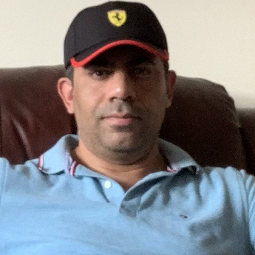
%> input picture KV260/simulation_results/images/read/255_255/255_255.bmp, 255 x 255 px
$ octave m255_255.m   (GNU Octave 9; MATLAB toolbox functions it lacks are replaced by stand-ins)
%> lines starting %> are read from the running program, lines starting %| are printed output that depends on the picture
RGB = imread('255_255.bmp');
%> RGB is the input picture: size 255x255x3 uint8; mean R, G, B 127.4, 127.9, 131.7
HSV = rgb2hsv(RGB)
%> HSV: size 255x255x3 double; mean H, S, V 0.278, 0.346, 0.589
H=HSV(:,:,1);
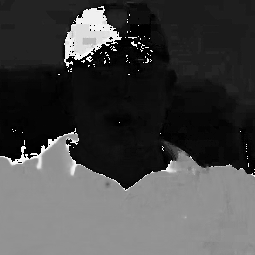
%> H: size 255x255 double; min 0, max 0.999, mean 0.278
S=HSV(:,:,2);
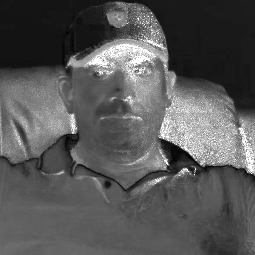
%> S: size 255x255 double; min 0, max 1, mean 0.346
V=HSV(:,:,3);
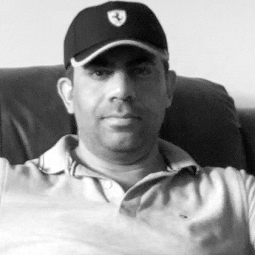
%> V: size 255x255 double; min 0.00784, max 1, mean 0.589
ax1 = subplot(2,2,1);
imshow(HSV)
ax2 = subplot(2,2,2);
imshow(H)

ax3 = subplot(2,2,3);
imshow(S)

ax4 = subplot(2,2,4);
imshow(V)

$ run again, with KV260/simulation_results/images/read/255_255/1012_606.bmp copied over KV260/simulation_results/images/read/255_255/255_255.bmp
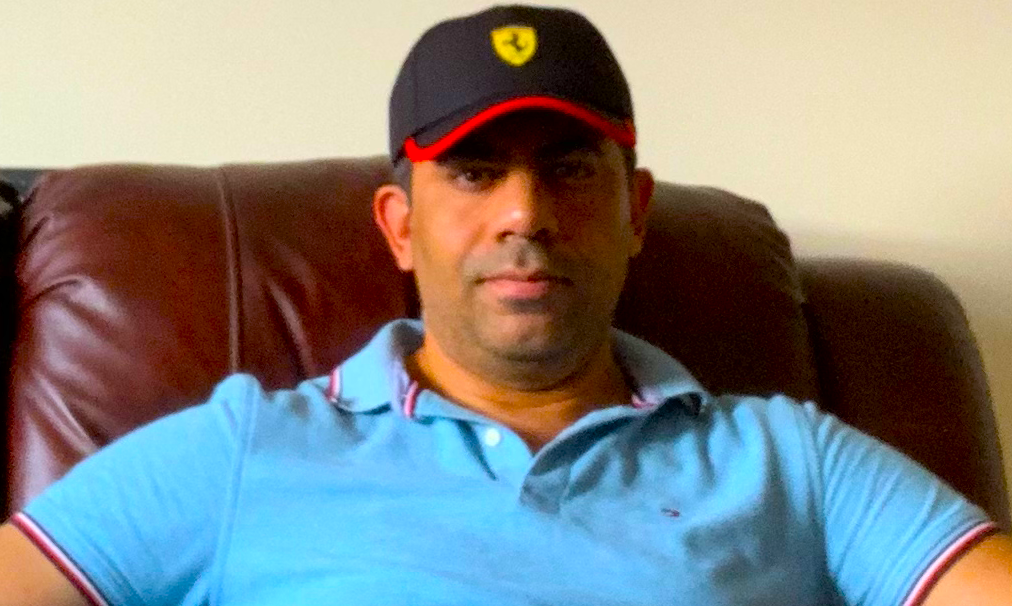
%> input picture KV260/simulation_results/images/read/255_255/1012_606.bmp, 1012 x 606 px
%> RGB is the input picture: size 606x1012x3 uint8; mean R, G, B 132.9, 133.4, 129.6
%> HSV: size 606x1012x3 double; mean H, S, V 0.26, 0.543, 0.664
%> `S=HSV(:,:,2);`:
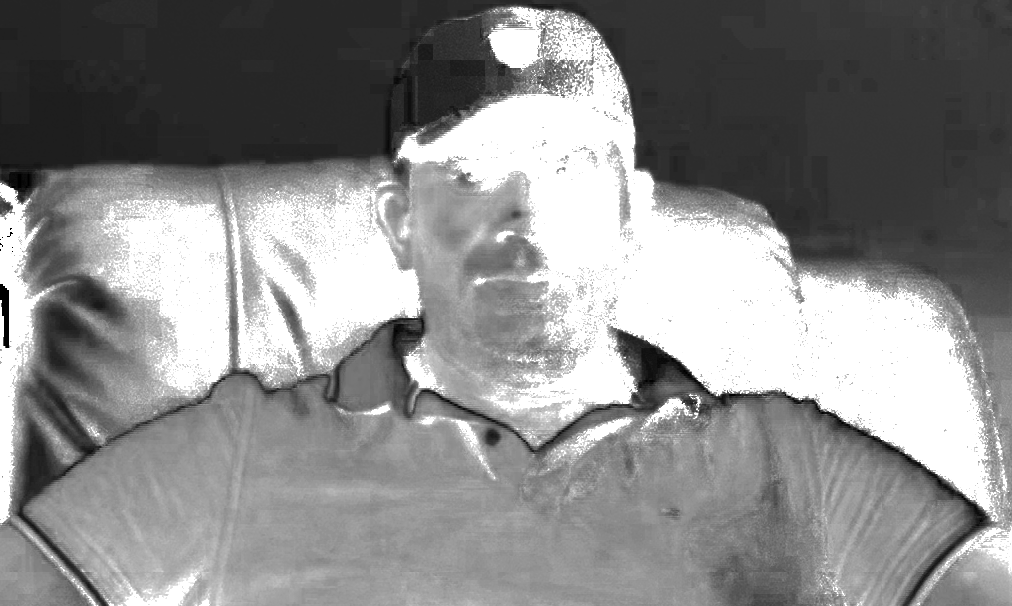
%> S: size 606x1012 double; min 0, max 1, mean 0.543
%> `V=HSV(:,:,3);`:
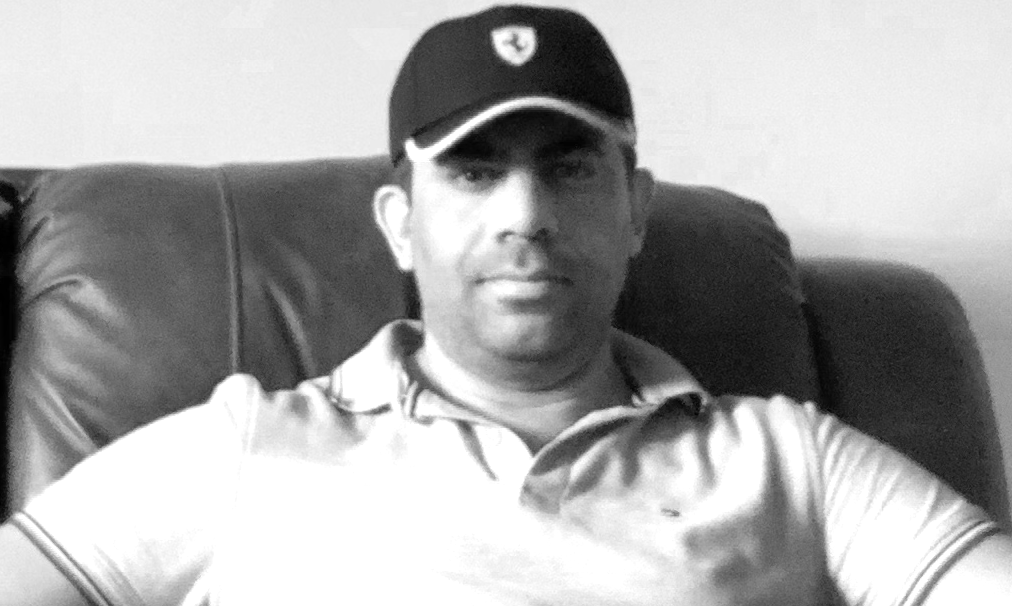
%> V: size 606x1012 double; min 0, max 1, mean 0.664

$ run again, with KV260/simulation_results/images/read/255_255/11255_255.bmp copied over KV260/simulation_results/images/read/255_255/255_255.bmp
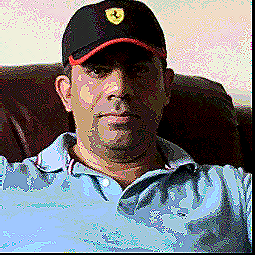
%> input picture KV260/simulation_results/images/read/255_255/11255_255.bmp, 255 x 255 px
%> RGB is the input picture: size 255x255x3 uint8; mean R, G, B 121, 120.6, 124.5
%> HSV: size 255x255x3 double; mean H, S, V 0.352, 0.432, 0.59
%> `S=HSV(:,:,2);`:
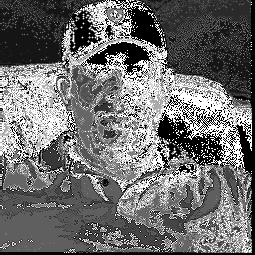
%> S: size 255x255 double; min 0, max 1, mean 0.432
%> `V=HSV(:,:,3);`:
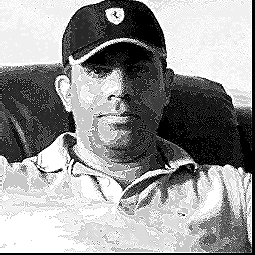
%> V: size 255x255 double; min 0, max 1, mean 0.59
